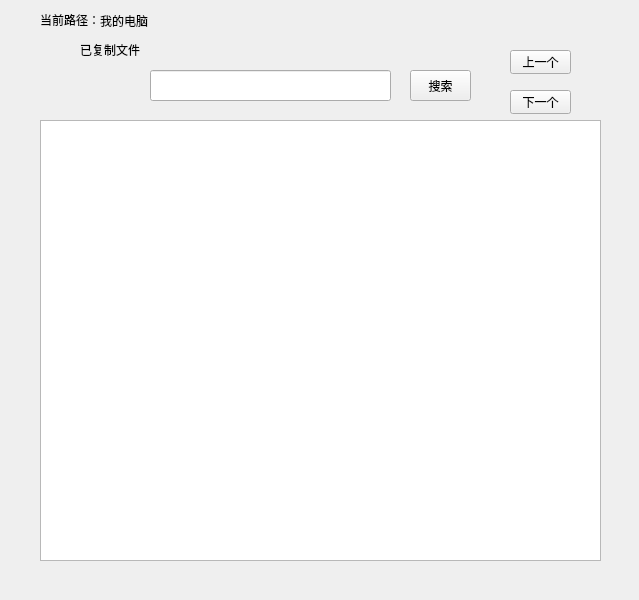
<?xml version="1.0" encoding="UTF-8"?>
<ui version="4.0">
 <class>Widget</class>
 <widget class="QWidget" name="Widget">
  <property name="geometry">
   <rect>
    <x>0</x>
    <y>0</y>
    <width>639</width>
    <height>600</height>
   </rect>
  </property>
  <property name="windowTitle">
   <string>Widget</string>
  </property>
  <widget class="QTreeView" name="treeView">
   <property name="geometry">
    <rect>
     <x>40</x>
     <y>120</y>
     <width>561</width>
     <height>441</height>
    </rect>
   </property>
  </widget>
  <widget class="QLabel" name="label">
   <property name="geometry">
    <rect>
     <x>100</x>
     <y>10</y>
     <width>511</width>
     <height>21</height>
    </rect>
   </property>
   <property name="text">
    <string>我的电脑</string>
   </property>
  </widget>
  <widget class="QLabel" name="name">
   <property name="geometry">
    <rect>
     <x>40</x>
     <y>10</y>
     <width>71</width>
     <height>20</height>
    </rect>
   </property>
   <property name="text">
    <string>当前路径：</string>
   </property>
  </widget>
  <widget class="QLabel" name="copyName">
   <property name="geometry">
    <rect>
     <x>80</x>
     <y>40</y>
     <width>81</width>
     <height>20</height>
    </rect>
   </property>
   <property name="text">
    <string>已复制文件</string>
   </property>
  </widget>
  <widget class="QLineEdit" name="searchEdit">
   <property name="geometry">
    <rect>
     <x>150</x>
     <y>70</y>
     <width>241</width>
     <height>31</height>
    </rect>
   </property>
  </widget>
  <widget class="QPushButton" name="searchButton">
   <property name="geometry">
    <rect>
     <x>410</x>
     <y>70</y>
     <width>61</width>
     <height>31</height>
    </rect>
   </property>
   <property name="text">
    <string>搜索</string>
   </property>
   <property name="shortcut">
    <string>Return</string>
   </property>
  </widget>
  <widget class="QPushButton" name="prevButton">
   <property name="geometry">
    <rect>
     <x>510</x>
     <y>50</y>
     <width>61</width>
     <height>24</height>
    </rect>
   </property>
   <property name="text">
    <string>上一个</string>
   </property>
   <property name="shortcut">
    <string>Up</string>
   </property>
  </widget>
  <widget class="QPushButton" name="nextButton">
   <property name="geometry">
    <rect>
     <x>510</x>
     <y>90</y>
     <width>61</width>
     <height>24</height>
    </rect>
   </property>
   <property name="text">
    <string>下一个</string>
   </property>
   <property name="shortcut">
    <string>Down</string>
   </property>
  </widget>
 </widget>
 <resources/>
 <connections/>
</ui>
